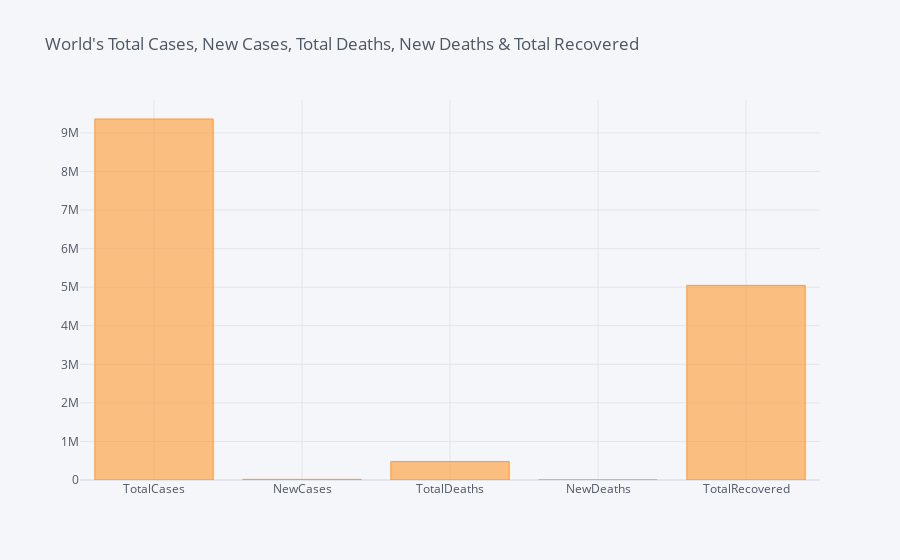

Notebook source saved alongside this figure:
### Code cell
df_world.iplot(kind='bar',title="World's Total Cases, New Cases, Total Deaths, New Deaths & Total Recovered")

### Figure 1 — Plotly figure (JSON) as saved in the notebook; plotly's stock layout.template omitted (floating-point values rounded to 4 significant figures)
{"data": [{"marker": {"color": "rgba(255, 153, 51, 0.6)", "line": {"color": "rgba(255, 153, 51, 1.0)", "width": 1}}, "name": "7", "orientation": "v", "text": "", "type": "bar", "x": ["TotalCases", "NewCases", "TotalDeaths", "NewDeaths", "TotalRecovered"], "y": ["9361469", "15900", "479910", "961", "5047420"]}], "layout": {"legend": {"bgcolor": "#F5F6F9", "font": {"color": "#4D5663"}}, "paper_bgcolor": "#F5F6F9", "plot_bgcolor": "#F5F6F9", "title": {"font": {"color": "#4D5663"}, "text": "World's Total Cases, New Cases, Total Deaths, New Deaths & Total Recovered"}, "xaxis": {"gridcolor": "#E1E5ED", "showgrid": true, "tickfont": {"color": "#4D5663"}, "title": {"font": {"color": "#4D5663"}, "text": ""}, "zerolinecolor": "#E1E5ED"}, "yaxis": {"gridcolor": "#E1E5ED", "showgrid": true, "tickfont": {"color": "#4D5663"}, "title": {"font": {"color": "#4D5663"}, "text": ""}, "zerolinecolor": "#E1E5ED"}}}
